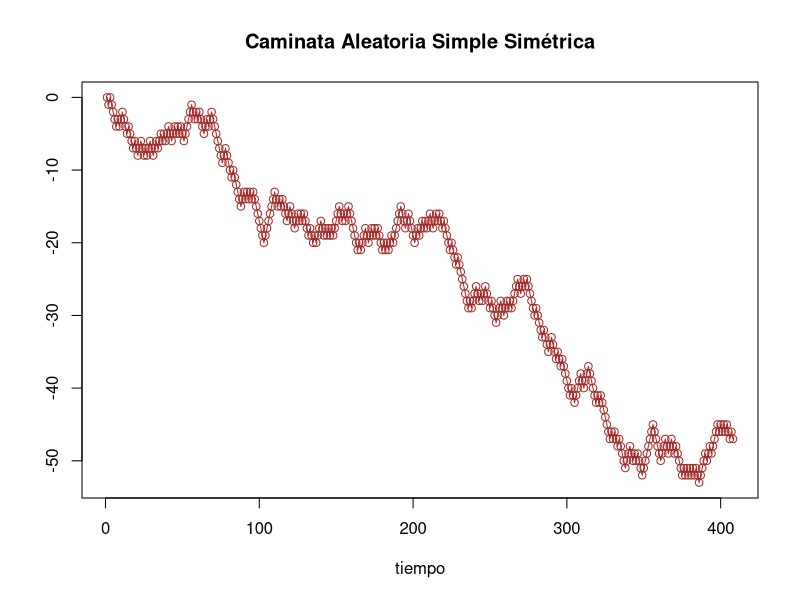

This figure's R source:
SimpleRandomWalk <- function(x0, p, n) {
    H <- function(x, y) {
        x + y
    }
    r.walk <- c(x0)
    if (n == 1)
        r.walk[2] <- H(r.walk[1], 2*rbinom(1,1,p)-1)
    else {
        for (i in 2:n)
            r.walk[i] <- H(r.walk[i-1], 2*rbinom(1,1,p)-1)
    }
    return(r.walk)
}

T <- function(r.walk) {
    if (length(r.walk) >= 3) {
        for (i in 3:length(r.walk))
            if (r.walk[i] > r.walk[i-1] &&
                r.walk[i-1] > r.walk[i-2])
                return(i)
    }
    return(length(r.walk))
}

est.expect.T <- function(p, x0, n1, n2) {
    sum.T <- 0
    for (i in 1:n2)
        sum.T <- T(SimpleRandomWalk(x0, p, n1))
    return(sum.T / n2)
}

symm.n <- floor(1000 * (runif(1) + 0.01)) + 200
symmetric.r.walk <- SimpleRandomWalk(0, 1/2, symm.n)
plot(symmetric.r.walk, type='o', col="brown",
     main="Caminata Aleatoria Simple Simétrica",
     xlab="tiempo", ylab="")

estim.n <- floor(1000 * (runif(1) + 0.01)) + 200
print('Estimación de la esperanza de T')
print(paste('p:', '1/2', ' '))
print(paste('x0:', '0', ' '))
print(paste('longitud de las simulaciones:', toString(symm.n), ' '))
print(paste('cantidad de iteraciones:', toString(estim.n), ' '))
print(paste('E[T]:', toString(est.expect.T(1/2, 0, symm.n, estim.n)), ' '))
